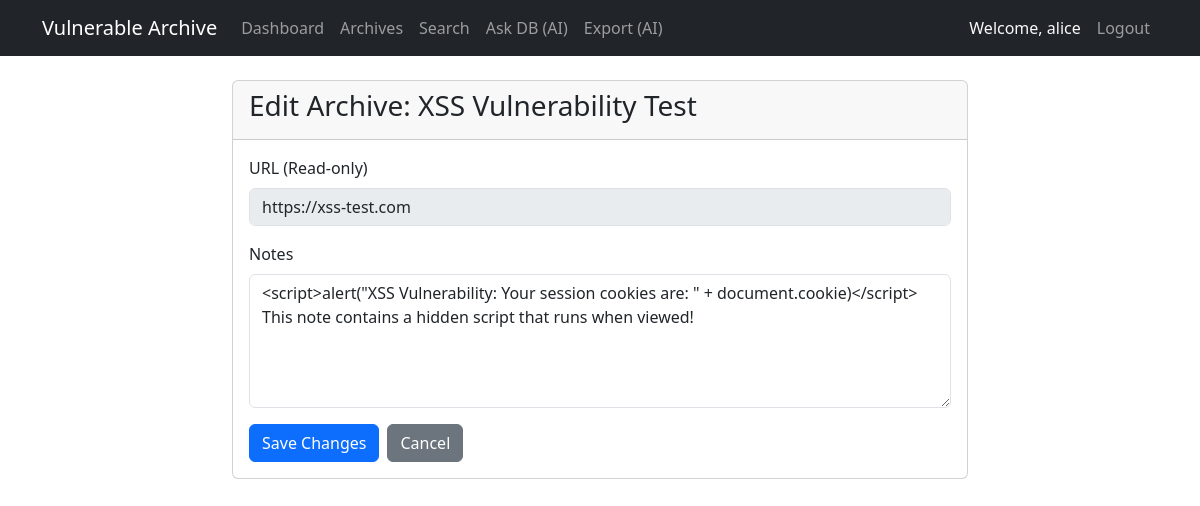
The app's page /archives/2/edit/ (signed in) with its own data.
### archiver/models.py (models this page shows, shortened)
class Archive(models.Model):
    user = models.ForeignKey(User, on_delete=models.CASCADE)
    url = models.URLField(max_length=2000)
    title = models.CharField(max_length=255, blank=True)
    content = models.TextField(blank=True)
    notes = models.TextField(blank=True)
    created_at = models.DateTimeField(auto_now_add=True)

### archiver/views.py (the view)
# urls.py: path("archives/<int:archive_id>/edit/", views.edit_archive, name="edit_archive"),
@login_required
def edit_archive(request, archive_id):
    archive = get_object_or_404(Archive, pk=archive_id, user=request.user)
    if request.method == "POST":
        archive.notes = request.POST.get("notes")
        archive.save()
        messages.success(request, "Archive updated successfully!")
        return redirect("archive_list")
    return render(request, "archiver/edit_archive.html", {"archive": archive})

### archiver/templates/archiver/edit_archive.html (shortened to what this page needs)
{% extends 'base.html' %}
{% block content %}
<div class="row justify-content-center">
    <div class="col-md-8">
        <div class="card">
            <div class="card-header">
                <h3>Edit Archive: {{ archive.title|default:"Untitled" }}</h3>
            </div>
            <div class="card-body">
                <form method="post">
                    <div class="mb-3">
                        <label class="form-label">URL (Read-only)</label>
                        <input type="text" class="form-control" value="{{ archive.url }}" disabled>
                    </div>
                    <div class="mb-3">
                        <label for="notes" class="form-label">Notes</label>
                        <textarea class="form-control" id="notes" name="notes" rows="5">{{ archive.notes }}</textarea>
                    </div>
                    <div class="d-flex gap-2">
                        <button type="submit" class="btn btn-primary">Save Changes</button>
                        <a href="{% url 'archive_list' %}" class="btn btn-secondary">Cancel</a>
                    </div>
                </form>
            </div>
        </div>
    </div>
</div>
{% endblock %}

### archiver/templates/base.html (shortened to what this page needs)
<!DOCTYPE html>
<html lang="en">
<head>
    <link href="https://cdn.jsdelivr.net/npm/bootstrap@5.3.0/dist/css/bootstrap.min.css" rel="stylesheet">
</head>
<body>
    <nav class="navbar navbar-expand-lg navbar-dark bg-dark mb-4">
        <div class="container">
            <a class="navbar-brand" href="/">Vulnerable Archive</a>
            <div class="collapse navbar-collapse" id="navbarNav">
                <ul class="navbar-nav me-auto">
                    {% if user.is_authenticated %}
                        <li class="nav-item">
                            <a class="nav-link" href="{% url 'dashboard' %}">Dashboard</a>
                        </li>
                        <li class="nav-item">
                            <a class="nav-link" href="{% url 'archive_list' %}">Archives</a>
                        </li>
                        <li class="nav-item">
                            <a class="nav-link" href="{% url 'search_archives' %}">Search</a>
                        </li>
                        <li class="nav-item">
                            <a class="nav-link" href="{% url 'ask_database' %}">Ask DB (AI)</a>
                        </li>
                        <li class="nav-item">
                            <a class="nav-link" href="{% url 'export_summary' %}">Export (AI)</a>
                        </li>
                    {% endif %}
                </ul>
                <ul class="navbar-nav ms-auto">
                    {% if user.is_authenticated %}
                        <li class="nav-item">
                            <span class="nav-link text-light">Welcome, {{ user.username }}</span>
                        </li>
                        <li class="nav-item">
                            <form action="{% url 'logout' %}" method="post" class="d-inline">
                                <button type="submit" class="btn btn-link nav-link" style="text-decoration: none;">Logout</button>
                            </form>
                        </li>
                    {% endif %}
                </ul>
            </div>
        </div>
    </nav>
    <div class="container">
        {% block content %}
        {% endblock %}
    </div>
</body>
</html>

### records on screen
Archive: title "XSS Vulnerability Test", url "https://xss-test.com", notes "<script>alert(\"XSS Vulnerability: Your session cookies are: \" + document.cookie)</script> This note contains a hidden script that runs when viewed!"

### other values on screen
{{ user.username }} "alice"
